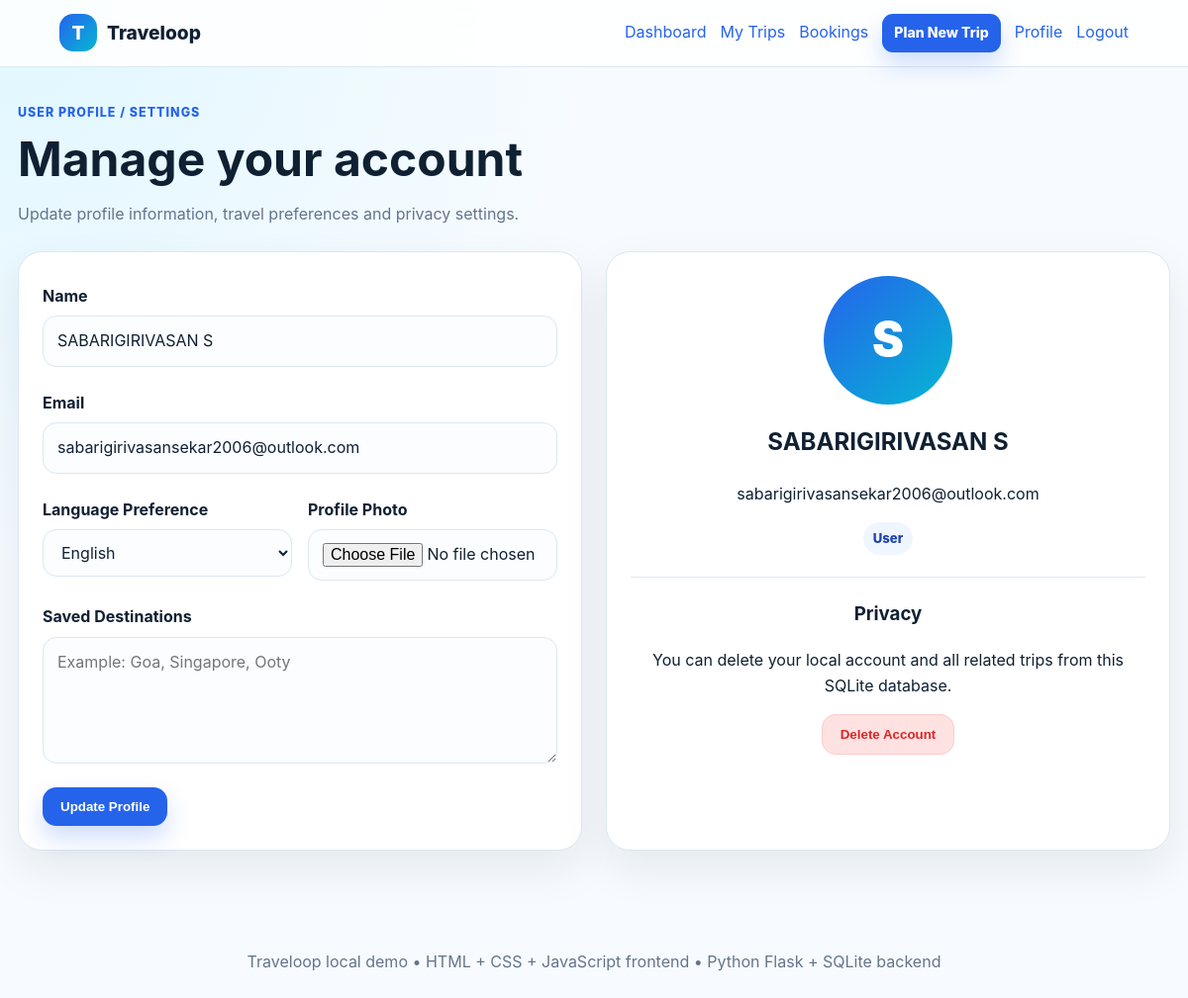
Page /profile (signed in) on the committed database.
### tables this page shows
CREATE TABLE users (
            id INTEGER PRIMARY KEY AUTOINCREMENT,
            name TEXT NOT NULL,
            email TEXT UNIQUE NOT NULL,
            password_hash TEXT NOT NULL,
            role TEXT NOT NULL DEFAULT 'user',
            photo TEXT,
            language TEXT DEFAULT 'English',
            saved_destinations TEXT DEFAULT '',
            created_at TEXT NOT NULL
        );

### app.py (the view, shortened to what this page needs)
@app.route("/profile", methods=["GET", "POST"])
@login_required
def profile():
    user = current_user()
    return render_template("profile.html", user=user)

### app.py (called while the page is built)
def get_db():
    conn = sqlite3.connect(DATABASE)
    conn.row_factory = sqlite3.Row
    return conn

def query_db(query, args=(), one=False):
    conn = get_db()
    cur = conn.execute(query, args)
    rows = cur.fetchall()
    conn.close()
    return (rows[0] if rows else None) if one else rows

def login_required(view):
    @wraps(view)
    def wrapped(*args, **kwargs):
        if "user_id" not in session:
            flash("Please login to continue.", "warning")
            return redirect(url_for("login"))
        return view(*args, **kwargs)
    return wrapped

def current_user():
    if "user_id" not in session:
        return None
    return query_db("SELECT * FROM users WHERE id = ?", (session["user_id"],), one=True)

@app.context_processor
def inject_user():
    return {"current_user": current_user(), "today": date.today().isoformat()}

### templates/profile.html (shortened to what this page needs)
{% extends "base.html" %}
{% block content %}
<section class="page-head">
    <span class="eyebrow">User Profile / Settings</span>
    <h1>Manage your account</h1>
    <p>Update profile information, travel preferences and privacy settings.</p>
</section>
<section class="two-col">
    <form class="panel form-grid" method="post" enctype="multipart/form-data">
        <div class="field wide">
            <label>Name</label>
            <input type="text" name="name" value="{{ user.name }}" required>
        </div>
        <div class="field wide">
            <label>Email</label>
            <input type="email" name="email" value="{{ user.email }}" required>
        </div>
        <div class="field">
            <label>Language Preference</label>
            <select name="language">
                {% for lang in ['English', 'Tamil', 'Hindi', 'French', 'Japanese'] %}
                    <option value="{{ lang }}" {% if user.language == lang %}selected{% endif %}>{{ lang }}</option>
                {% endfor %}
            </select>
        </div>
        <div class="field">
            <label>Profile Photo</label>
            <input type="file" name="photo" accept="image/*">
        </div>
        <div class="field wide">
            <label>Saved Destinations</label>
            <textarea name="saved_destinations" rows="4" placeholder="Example: Goa, Singapore, Ooty">{{ user.saved_destinations }}</textarea>
        </div>
        <div class="form-actions wide"><button class="btn primary" type="submit">Update Profile</button></div>
    </form>
    <div class="panel profile-side">
        {% if user.photo %}
            <img class="avatar" src="{{ url_for('static', filename='uploads/' ~ user.photo) }}" alt="Profile photo">
        {% else %}
            <div class="avatar placeholder">{{ user.name[0]|upper }}</div>
        {% endif %}
        <h2>{{ user.name }}</h2>
        <p>{{ user.email }}</p>
        <span class="badge">{{ user.role|title }}</span>
        <hr>
        <h3>Privacy</h3>
        <p>You can delete your local account and all related trips from this SQLite database.</p>
        <form method="post" action="{{ url_for('delete_account') }}" onsubmit="return confirm('Delete your account and all trips permanently from local database?')">
            <button class="btn danger" type="submit">Delete Account</button>
        </form>
    </div>
</section>
{% endblock %}

### static/css/style.css (style rules this page uses)
:root { --bg: #f7fbff; --panel: #ffffff; --text: #102033; --muted: #64748b; --primary: #2563eb; --primary-dark: #1d4ed8; --accent: #06b6d4; --danger: #dc2626; --success: #16a34a; --warning: #d97706; --border: #dbe7f3; --shadow: 0 18px 45px rgba(15, 23, 42, 0.08); --radius: 24px; }
* { box-sizing: border-box; }
html { scroll-behavior: smooth; }
body { margin: 0; font-family: Inter, ui-sans-serif, system-ui, -apple-system, BlinkMacSystemFont, "Segoe UI", sans-serif; background: radial-gradient(circle at top left, #e0f7ff 0, transparent 38%), var(--bg); color: var(--text); line-height: 1.6; }
.hero h1, .page-head h1, .trip-hero h1 { font-size: clamp(2rem, 4vw, 4rem); line-height: 1.1; margin: 10px 0 16px; }
.hero p, .page-head p, .trip-hero p { color: var(--muted); max-width: 720px; }
.eyebrow { color: var(--primary); font-weight: 800; text-transform: uppercase; letter-spacing: 0.08em; font-size: 0.78rem; }
.hero-actions, .card-actions, .form-actions, .badge-row, .share-buttons { display: flex; flex-wrap: wrap; gap: 12px; align-items: center; }
.btn { display: inline-flex; align-items: center; justify-content: center; border: 0; border-radius: 14px; padding: 12px 18px; font-weight: 800; cursor: pointer; transition: transform 0.15s ease, box-shadow 0.15s ease, background 0.15s ease; white-space: nowrap; }
.btn.primary { background: var(--primary); color: #fff; box-shadow: 0 12px 24px rgba(37, 99, 235, 0.22); }
.btn.danger { background: #fee2e2; color: var(--danger); border: 1px solid #fecaca; }
.card, .panel, .stat-card, .trip-card, .city-tile, .note-card, .day-card, .calendar-box, .activity-template { background: var(--panel); border: 1px solid var(--border); border-radius: var(--radius); box-shadow: var(--shadow); }
.page-head { margin-bottom: 24px; }
.panel { padding: 24px; margin-bottom: 24px; }
.two-col { display: grid; grid-template-columns: 1fr 1fr; gap: 24px; }
label { display: block; margin: 8px 0 7px; font-weight: 750; }
input, textarea, select { width: 100%; border: 1px solid var(--border); border-radius: 14px; padding: 12px 14px; font: inherit; background: #fbfdff; color: var(--text); }
.form-grid { display: grid; grid-template-columns: repeat(2, 1fr); gap: 16px; }
.form-grid .wide, .wide { grid-column: 1 / -1; }
.badge { display: inline-flex; align-items: center; border-radius: 999px; background: #eff6ff; color: #1e40af; padding: 6px 10px; font-size: 0.82rem; font-weight: 800; }
.profile-side { text-align: center; }
.avatar { width: 130px; height: 130px; border-radius: 50%; object-fit: cover; margin: 0 auto 14px; display: grid; place-items: center; background: linear-gradient(135deg, var(--primary), var(--accent)); color: #fff; font-size: 3rem; font-weight: 900; }
hr { border: 0; border-top: 1px solid var(--border); margin: 22px 0; }

### rows in the picture
users: name "SABARIGIRIVASAN S", email "sabarigirivasansekar2006@outlook.com", language "English", name "S", role "User"
